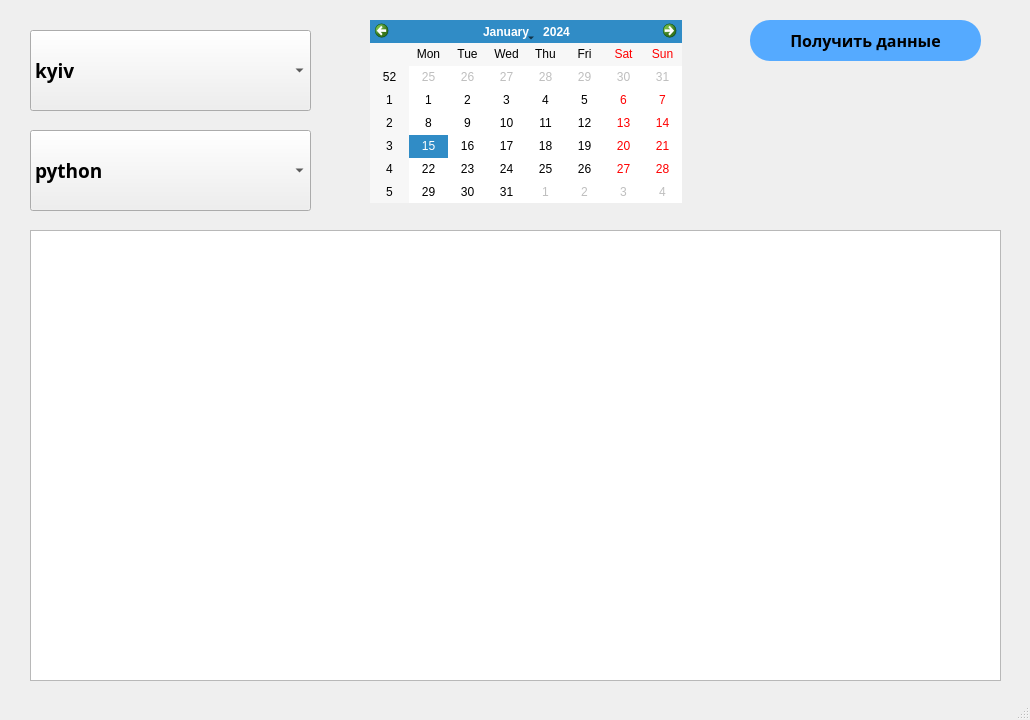
<?xml version="1.0" encoding="UTF-8"?>
<ui version="4.0">
 <class>mainWindow</class>
 <widget class="QMainWindow" name="mainWindow">
  <property name="geometry">
   <rect>
    <x>0</x>
    <y>0</y>
    <width>1030</width>
    <height>720</height>
   </rect>
  </property>
  <property name="minimumSize">
   <size>
    <width>1030</width>
    <height>720</height>
   </size>
  </property>
  <property name="maximumSize">
   <size>
    <width>1030</width>
    <height>720</height>
   </size>
  </property>
  <property name="windowTitle">
   <string>Список вакансий</string>
  </property>
  <widget class="QWidget" name="centralwidget">
   <widget class="QComboBox" name="comboBox_city">
    <property name="geometry">
     <rect>
      <x>30</x>
      <y>30</y>
      <width>281</width>
      <height>81</height>
     </rect>
    </property>
    <property name="font">
     <font>
      <family>Arial Black</family>
      <pointsize>14</pointsize>
      <weight>75</weight>
      <bold>true</bold>
     </font>
    </property>
    <item>
     <property name="text">
      <string>kyiv</string>
     </property>
    </item>
    <item>
     <property name="text">
      <string>odesa</string>
     </property>
    </item>
   </widget>
   <widget class="QComboBox" name="comboBox_laguage">
    <property name="geometry">
     <rect>
      <x>30</x>
      <y>130</y>
      <width>281</width>
      <height>81</height>
     </rect>
    </property>
    <property name="font">
     <font>
      <family>Arial Black</family>
      <pointsize>14</pointsize>
      <weight>75</weight>
      <bold>true</bold>
     </font>
    </property>
    <item>
     <property name="text">
      <string>python</string>
     </property>
    </item>
    <item>
     <property name="text">
      <string>php</string>
     </property>
    </item>
   </widget>
   <widget class="QPushButton" name="pushButton">
    <property name="geometry">
     <rect>
      <x>750</x>
      <y>20</y>
      <width>231</width>
      <height>41</height>
     </rect>
    </property>
    <property name="font">
     <font>
      <family>Arial Black</family>
      <pointsize>12</pointsize>
      <weight>75</weight>
      <bold>true</bold>
     </font>
    </property>
    <property name="styleSheet">
     <string notr="true">background-color: rgb(85, 170, 255);
border: 2px, solid, #223344;
border-radius: 20;</string>
    </property>
    <property name="text">
     <string>Получить данные</string>
    </property>
   </widget>
   <widget class="QTextBrowser" name="textBrowser">
    <property name="geometry">
     <rect>
      <x>30</x>
      <y>230</y>
      <width>971</width>
      <height>451</height>
     </rect>
    </property>
   </widget>
   <widget class="QCalendarWidget" name="calendarWidget">
    <property name="geometry">
     <rect>
      <x>370</x>
      <y>20</y>
      <width>312</width>
      <height>183</height>
     </rect>
    </property>
   </widget>
  </widget>
  <widget class="QMenuBar" name="menubar">
   <property name="geometry">
    <rect>
     <x>0</x>
     <y>0</y>
     <width>1030</width>
     <height>21</height>
    </rect>
   </property>
  </widget>
  <widget class="QStatusBar" name="statusbar"/>
 </widget>
 <resources/>
 <connections/>
</ui>
